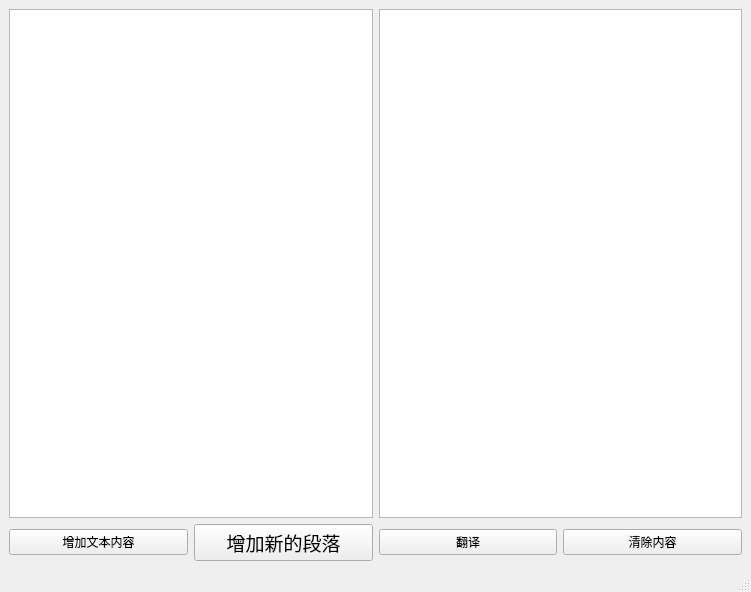
<?xml version="1.0" encoding="UTF-8"?>
<ui version="4.0">
 <class>Translator_Google</class>
 <widget class="QMainWindow" name="Translator_Google">
  <property name="geometry">
   <rect>
    <x>0</x>
    <y>0</y>
    <width>751</width>
    <height>592</height>
   </rect>
  </property>
  <property name="windowTitle">
   <string>Translator</string>
  </property>
  <widget class="QWidget" name="centralwidget">
   <layout class="QGridLayout" name="gridLayout">
    <item row="0" column="0" colspan="2">
     <widget class="QTextBrowser" name="textBrowser_origin">
      <property name="styleSheet">
       <string notr="true">font: 14pt &quot;微软雅黑&quot;;</string>
      </property>
     </widget>
    </item>
    <item row="0" column="2" colspan="2">
     <widget class="QTextBrowser" name="textBrowser_translation">
      <property name="font">
       <font>
        <family>微软雅黑</family>
        <pointsize>14</pointsize>
       </font>
      </property>
     </widget>
    </item>
    <item row="1" column="0">
     <widget class="QPushButton" name="add_content_button">
      <property name="styleSheet">
       <string notr="true">font: 14pt &quot;微软雅黑&quot;;</string>
      </property>
      <property name="text">
       <string>增加文本内容</string>
      </property>
     </widget>
    </item>
    <item row="1" column="1">
     <widget class="QPushButton" name="add_new_paragragh_button">
      <property name="font">
       <font>
        <family>微软雅黑</family>
        <pointsize>14</pointsize>
       </font>
      </property>
      <property name="text">
       <string>增加新的段落</string>
      </property>
     </widget>
    </item>
    <item row="1" column="2">
     <widget class="QPushButton" name="translate_2_button">
      <property name="styleSheet">
       <string notr="true">font: 14pt &quot;微软雅黑&quot;;</string>
      </property>
      <property name="text">
       <string>翻译</string>
      </property>
     </widget>
    </item>
    <item row="1" column="3">
     <widget class="QPushButton" name="clear_content_button">
      <property name="styleSheet">
       <string notr="true">font: 14pt &quot;微软雅黑&quot;;</string>
      </property>
      <property name="text">
       <string>清除内容</string>
      </property>
     </widget>
    </item>
   </layout>
  </widget>
  <widget class="QStatusBar" name="statusbar"/>
 </widget>
 <resources/>
 <connections/>
</ui>
